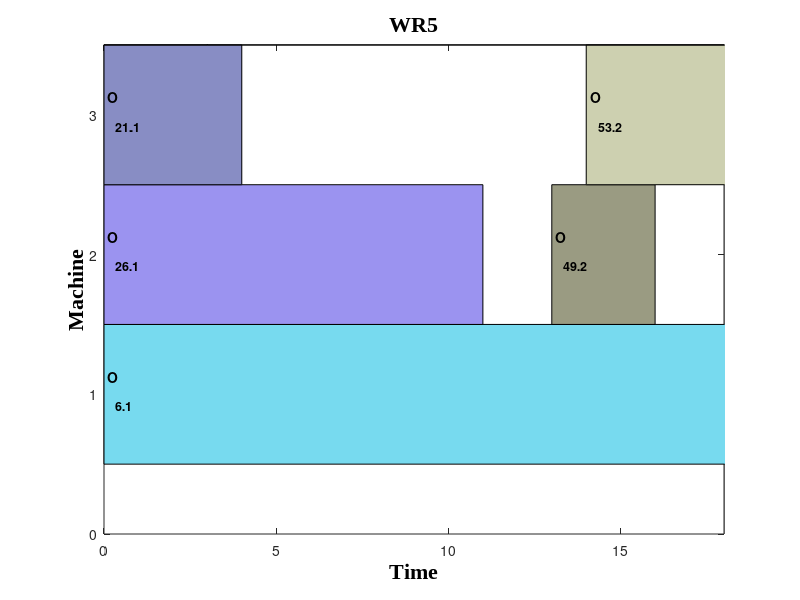

MATLAB code for this plot:
clear
figure1 = figure;
axes1 = axes('Parent',figure1,'xAxisLocation','top','yAxisLocation','right');
hold(axes1,'all');
axes2 = axes('Parent',figure1,'xAxisLocation','bottom','yAxisLocation','left');
box(axes2,'on')
set(axes1,'xtick',[ ])
set(axes1,'ytick',[ ])
axis([0,18,0,3.5]);                     %x轴 y轴的范围
set(gca,'xtick',0:5:300) ;               %x轴的增长幅度
set(gca,'ytick',0:1:37) ;              %y轴的增长幅度
xlabel('Time','FontName','times newRoman','Color','k','FontWeight','bold','FontSize',16)
ylabel('Machine','FontName','times newRoman','Color','k','FontWeight','bold','FontSize',16,'Rotation',90)
title('WR5','fontname','times newRoman','Color','k','FontWeight','bold','FontSize',16);

macStartTime = [0, 0, 0, 0, 0, 0, 0, 0, 0, 0, 0, 0, 0, 0, 0, 5, 8, 17, 19, 36, 36, 0, 0, 0, 8, 9, 14, 42, 47, 49, 0, 7, 50, 13, 14, 3, 4, 14, 16, 50, 52, 56, 5, 33, 35, 44, 56, 56, 59, 73, 75, 47, 8, 56, 57, 65, 73, 79, 75, 77, 82, 82, 57, 61, 36, 86, 49, 59, 63, 85, 89, 26, 73, 83, 92, 84, 99, 110, 65, 93, 113, 121, 117, 121, 91, 65, 60, 120, 77, 76, 75, 88, 95, 120, 82, 90, 93, 132, 122, 87, 135, 132, 146, 140, 143, 152, 158, 118, 108, 100, 177, 105, 143, 140, 104, 144, 136, 166, 102, 165, 132, 159, 147];
macDurationTime =[50, 11, 4, 3, 3, 4, 16, 36, 36, 35, 5, 33, 35, 8, 44, 14, 9, 39, 26, 23, 20, 47, 8, 9, 34, 5, 43, 37, 2, 24, 7, 45, 7, 3, 22, 23, 10, 35, 11, 13, 33, 33, 21, 42, 38, 12, 27, 36, 18, 9, 11, 33, 48, 43, 8, 8, 40, 38, 23, 5, 20, 39, 14, 2, 23, 34, 28, 17, 12, 4, 21, 3, 11, 12, 28, 2, 36, 30, 28, 24, 30, 18, 41, 11, 27, 3, 48, 37, 11, 46, 25, 5, 48, 9, 22, 32, 17, 26, 19, 15, 5, 40, 6, 37, 22, 23, 8, 28, 16, 5, 1, 17, 3, 23, 32, 3, 19, 6, 12, 13, 42, 18, 29];
macInfo =[1, 2, 3, 4, 5, 6, 7, 8, 10, 11, 13, 14, 15, 16, 17, 19, 20, 21, 22, 23, 24, 25, 27, 28, 29, 30, 31, 32, 33, 34, 35, 36, 1, 2, 3, 4, 5, 6, 7, 9, 11, 12, 13, 14, 15, 16, 19, 20, 22, 23, 24, 25, 27, 28, 29, 30, 31, 32, 33, 34, 35, 36, 1, 2, 3, 4, 5, 6, 9, 11, 12, 13, 15, 19, 20, 23, 24, 27, 29, 30, 31, 32, 33, 34, 1, 2, 3, 4, 5, 6, 9, 10, 11, 12, 13, 15, 17, 18, 19, 23, 24, 25, 26, 27, 31, 32, 34, 1, 3, 5, 8, 9, 11, 12, 13, 15, 17, 19, 23, 35, 3, 9, 15];
jobId =[6, 26, 21, 32, 31, 33, 10, 28, 52, 27, 53, 36, 8, 49, 59, 34, 60, 12, 7, 8, 11, 55, 25, 22, 42, 5, 44, 4, 2, 45, 39, 16, 27, 49, 53, 3, 51, 13, 47, 2, 46, 5, 35, 58, 57, 29, 9, 56, 49, 35, 14, 47, 20, 13, 17, 30, 24, 4, 30, 43, 25, 41, 28, 27, 18, 52, 26, 55, 38, 15, 45, 48, 39, 33, 50, 35, 9, 45, 19, 51, 36, 24, 16, 53, 26, 18, 8, 17, 10, 59, 23, 48, 1, 57, 43, 15, 48, 50, 47, 38, 15, 10, 24, 40, 22, 6, 41, 54, 56, 5, 22, 39, 18, 23, 32, 1, 46, 41, 28, 1, 59, 16, 37]; 
oper =[1, 1, 1, 1, 1, 1, 1, 1, 1, 1, 1, 1, 1, 1, 1, 1, 1, 1, 1, 2, 1, 1, 1, 1, 1, 1, 1, 1, 1, 1, 1, 1, 2, 2, 2, 1, 1, 1, 1, 2, 1, 2, 1, 1, 1, 1, 1, 1, 3, 2, 1, 2, 1, 2, 1, 1, 1, 2, 2, 1, 2, 1, 2, 3, 1, 2, 2, 2, 1, 1, 2, 1, 2, 2, 1, 3, 2, 3, 1, 2, 2, 2, 2, 3, 3, 2, 3, 2, 2, 2, 1, 2, 1, 2, 2, 2, 3, 2, 3, 2, 3, 3, 3, 1, 2, 2, 2, 1, 2, 3, 3, 3, 3, 2, 2, 2, 2, 3, 3, 3, 3, 3, 1];





rec = [0,0,0,0];
color1 = 0.45+0.50*rand(length(macStartTime),3);
for i = 1 : length(macStartTime)
    rec(1) = macStartTime(i);           % 矩形的横坐标
    rec(2) = macInfo(i)-0.5;            % 矩形的纵坐标
    rec(3) = macDurationTime(i);        % 矩形的x轴方向的长度
    rec(4) = 1.0;                       % 矩形高度
    txt = sprintf(' O');  
    txt1 = sprintf('    %d.%d',jobId(i),oper(i));
    rectangle('Position',rec,'LineWidth',0.5,'LineStyle','-','FaceColor',[color1(jobId(i),1),color1(jobId(i),2),color1(jobId(i),3)]); % draw every rectangle [1,1,1]表示全白色，color1(jobId(i),1),color1(jobId(i),2),color1(jobId(i),3)
    text(macStartTime(i),(macInfo(i) + 0.13),txt,'FontWeight','Bold','FontSize',10); % label the id of every task  ，字体的坐标和其它特性
    text(macStartTime(i),(macInfo(i) - 0.08),txt1,'FontWeight','Bold','FontSize',9);
end